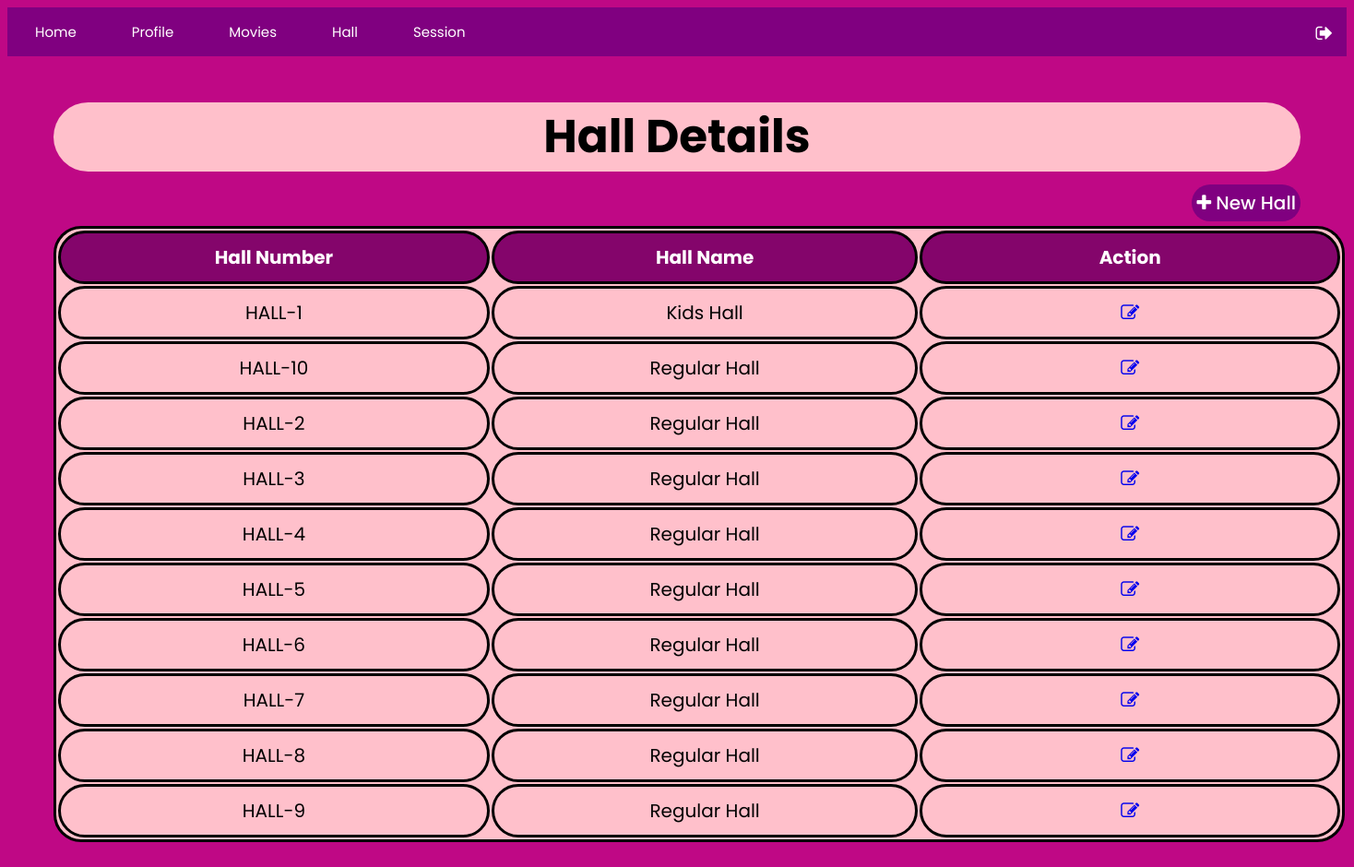
/ADMIN/PARAGON_CINEMA_ADMIN/PARAGON_CINEMA_ADMIN/hall.php, run on the app's committed database.
### tables this page shows
CREATE TABLE `hall` (
  `hallNo` varchar(16) NOT NULL,
  `hallName` varchar(255) NOT NULL
);

### ADMIN/PARAGON_CINEMA_ADMIN/PARAGON_CINEMA_ADMIN/hall.php (the view, shortened to what this page needs)
<!DOCTYPE html>
<html>
	<head>
	</head>
	<?php include "sidenav.php"; ?>
	<body>
		<div class="container">
			<h1>Hall Details</h1>
			<div class="add_button">
                <a href="add_hall.php" class="add"><i class="fa fa-plus"></i> New Hall</a>
		    </div><br>
			<?php
				$hostname = "localhost";
				$username = "root";
				$password = "";
				$dbname = "paragoncinemadb";
				$connect = mysqli_connect($hostname, $username, $password, $dbname) OR DIE ("Connection failed");
				$sql = "SELECT * FROM hall";
				$sendsql = mysqli_query($connect,$sql);
				if($sendsql){
					echo "<table>
					<tr>
                        <th>Hall Number</th>
						<th>Hall Name</th>
						<th>Action</th>
					</tr>";
				foreach($sendsql as $row)
				{
					echo "<tr>";
                        echo "<td>". $row["hallNo"] ."</td>";
						echo "<td>". $row["hallName"] ."</td>";
						echo "<td><a href='edit_hall.php?hallNo=". $row["hallNo"] ."'><i class='fa fa-edit'></i></a></td>";
					echo "</tr>";
				}
				echo "</table>";
				}else{
					echo "<p>Failed.</p>";
				}
			?>
		</div>
    </body>
</html>

### ADMIN/PARAGON_CINEMA_ADMIN/PARAGON_CINEMA_ADMIN/css/style.css (style rules this page uses)
body { font-family: Poppins; }

### ADMIN/PARAGON_CINEMA_ADMIN/PARAGON_CINEMA_ADMIN/hall.php (style rules this page uses)
body { background-color: #BF0885; }
.container { margin: 50px; text-align: center; color: black; border-radius: 50px; }
h1 { font-size: 50px; background-color: pink; border-radius: 50px; }
.add { padding: 5px; background: purple; text-decoration: none; float: right; margin-top: -20px; border-radius: 2px; font-size: 20px; font-weight: 500; color: #fff; border-radius: 30px; }
.container h1 { text-align: center; }
table, th { background-color: #84056B; font-size: 20px; border: 3px solid black; text-align: center; height:50px; color: white; border-radius: 30px; }
table, td { font-size: 20px; border: 3px solid black; text-align: center; width:1400px; height:50px; background-color: pink; color: black; border-radius: 30px; }

### data on the page
hall: hallNo "HALL-1", hallName "Kids Hall"
hall: hallNo "HALL-10", hallName "Regular Hall"
hall: hallNo "HALL-2", hallName "Regular Hall"
hall: hallNo "HALL-3", hallName "Regular Hall"
hall: hallNo "HALL-4", hallName "Regular Hall"
hall: hallNo "HALL-5", hallName "Regular Hall"
hall: hallNo "HALL-6", hallName "Regular Hall"
hall: hallNo "HALL-7", hallName "Regular Hall"
hall: hallNo "HALL-8", hallName "Regular Hall"
hall: hallNo "HALL-9", hallName "Regular Hall"
